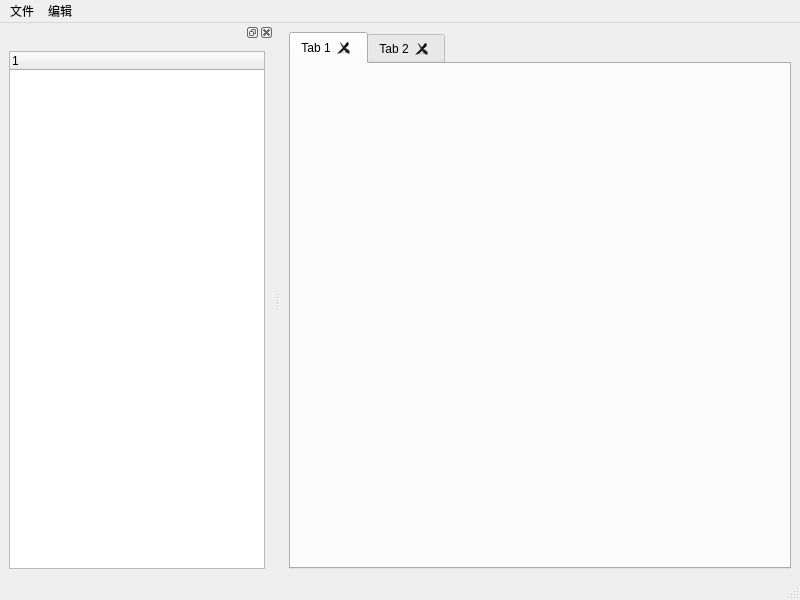
<?xml version="1.0" encoding="UTF-8"?>
<ui version="4.0">
 <class>MainWindow</class>
 <widget class="QMainWindow" name="MainWindow">
  <property name="geometry">
   <rect>
    <x>0</x>
    <y>0</y>
    <width>800</width>
    <height>600</height>
   </rect>
  </property>
  <property name="windowTitle">
   <string>MainWindow</string>
  </property>
  <widget class="QWidget" name="centralwidget">
   <layout class="QHBoxLayout" name="horizontalLayout">
    <item>
     <widget class="QTabWidget" name="tabWidget">
      <property name="currentIndex">
       <number>0</number>
      </property>
      <property name="tabsClosable">
       <bool>true</bool>
      </property>
      <property name="movable">
       <bool>true</bool>
      </property>
      <widget class="QWidget" name="tab">
       <attribute name="title">
        <string>Tab 1</string>
       </attribute>
      </widget>
      <widget class="QWidget" name="tab_2">
       <attribute name="title">
        <string>Tab 2</string>
       </attribute>
      </widget>
     </widget>
    </item>
   </layout>
  </widget>
  <widget class="QMenuBar" name="menubar">
   <property name="geometry">
    <rect>
     <x>0</x>
     <y>0</y>
     <width>800</width>
     <height>19</height>
    </rect>
   </property>
   <widget class="QMenu" name="menu">
    <property name="title">
     <string>文件</string>
    </property>
    <addaction name="act_new_connect"/>
   </widget>
   <widget class="QMenu" name="menu_2">
    <property name="title">
     <string>编辑</string>
    </property>
    <addaction name="act_test"/>
    <addaction name="act_test2"/>
   </widget>
   <addaction name="menu"/>
   <addaction name="menu_2"/>
  </widget>
  <widget class="QStatusBar" name="statusbar"/>
  <widget class="QDockWidget" name="dockWidget">
   <attribute name="dockWidgetArea">
    <number>1</number>
   </attribute>
   <widget class="QWidget" name="dockWidgetContents">
    <layout class="QVBoxLayout" name="verticalLayout">
     <item>
      <widget class="QTreeWidget" name="interface_connections">
       <column>
        <property name="text">
         <string notr="true">1</string>
        </property>
       </column>
      </widget>
     </item>
    </layout>
   </widget>
  </widget>
  <action name="act_new_connect">
   <property name="text">
    <string>新建连接</string>
   </property>
   <property name="toolTip">
    <string>新建MySQL连接</string>
   </property>
  </action>
  <action name="act_test">
   <property name="text">
    <string>测试</string>
   </property>
  </action>
  <action name="act_test2">
   <property name="text">
    <string>test2</string>
   </property>
  </action>
 </widget>
 <resources/>
 <connections/>
</ui>
